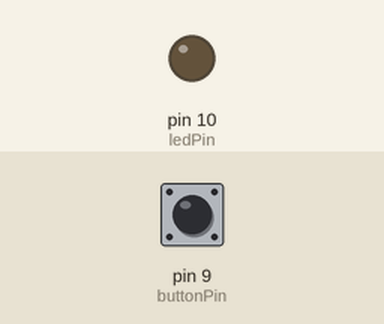
Simulated run of this sketch. Board: Arduino Uno, built with avr-gcc and run on an emulated ATmega328P. Parts: output pins drawn as LEDs (lit = HIGH). Inputs (shaded band) come from the test bench; at power-on: pin 9 (buttonPin) HIGH.

Above: at 1.2 s.
1.3 s: pin 9 (buttonPin) pulled LOW for 0.15 s
At 1.37 s:
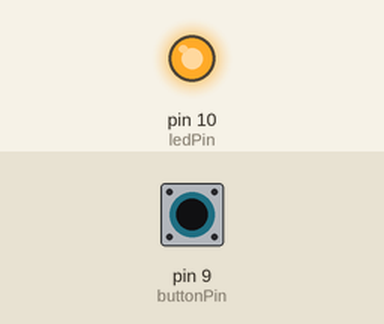
2.9 s: pin 9 (buttonPin) pulled LOW for 3.2 s
At 7.3 s:
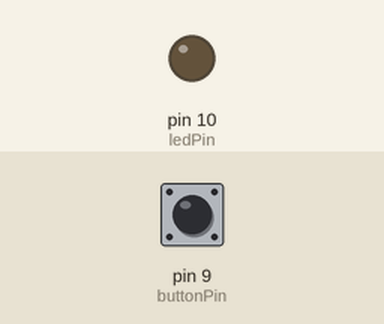
Timing chart, 0 to 8.8 s (numbered marks = the images above; inputs shaded):
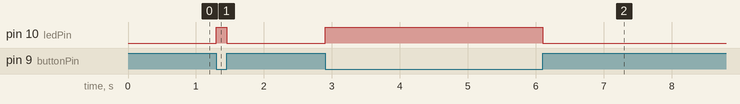

Measured:
- after the input at 1.3 s, pin 10 (ledPin): LOW → HIGH at once, → LOW 0.15 s later
- after the input at 2.9 s, pin 10 (ledPin): LOW → HIGH at once, → LOW 3.2 s later

The sketch:

button-led.ino
```cpp
// Day 4 (extra) - Push button controls an LED
// Button uses INPUT_PULLUP: released = HIGH (1), pressed = LOW (0)
// Wiring: button between pin 9 and GND (use two diagonal legs of the 4-leg button)
//         LED on pin 10 with 220 ohm resistor to GND
// Behaviour: LED is on only while the button is held down.

const int buttonPin = 9;
const int ledPin = 10;

void setup() {
  pinMode(buttonPin, INPUT_PULLUP);
  pinMode(ledPin, OUTPUT);
}

void loop() {
  if (digitalRead(buttonPin) == LOW) {
    digitalWrite(ledPin, HIGH);
  } else {
    digitalWrite(ledPin, LOW);
  }
}
```
